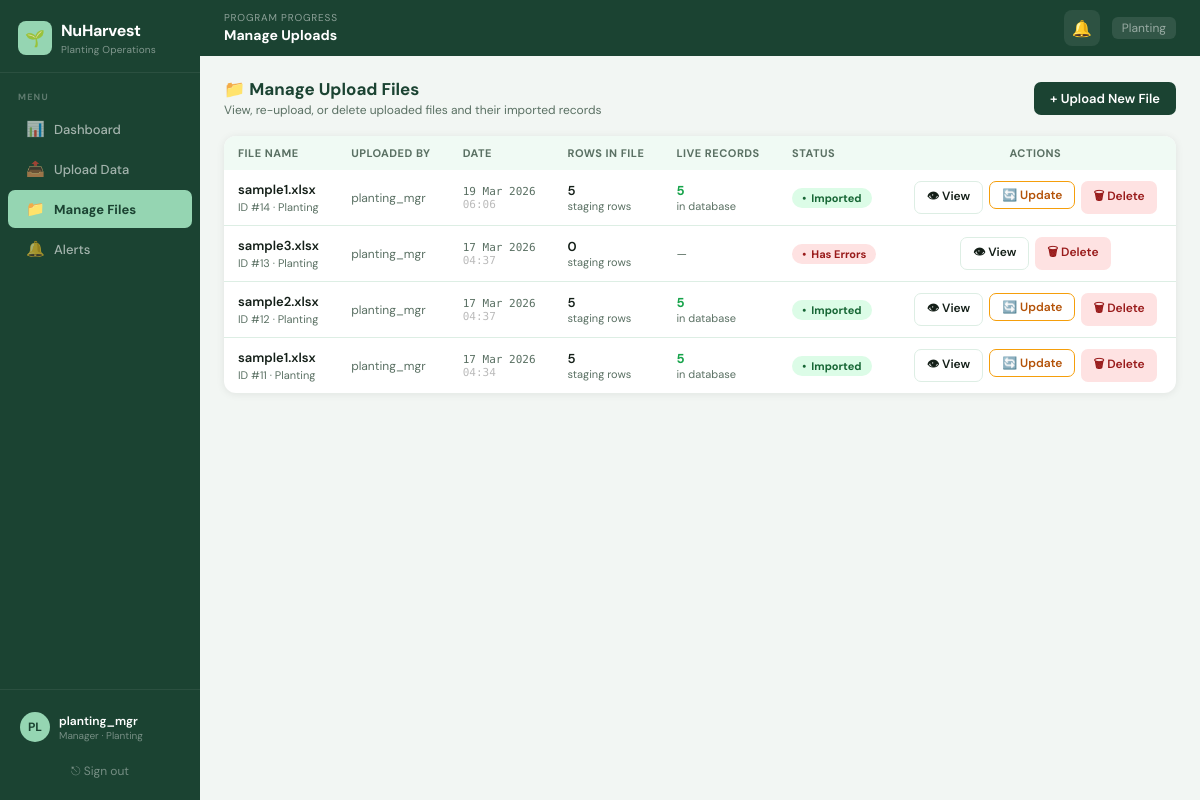
The app's page /upload/manage/ (signed in) with its own data.
### planting/models.py (models this page shows, shortened)
class UserProfile(models.Model):
    ROLES = [
        ("admin",   "Admin"),
        ("manager", "Manager"),
        ("viewer",  "Viewer"),
    ]
    user        = models.OneToOneField(User, on_delete=models.CASCADE, related_name="profile")
    department  = models.ForeignKey(Department, on_delete=models.SET_NULL, null=True, blank=True)
    role        = models.CharField(max_length=20, choices=ROLES, default="viewer")
    can_upload  = models.BooleanField(default=False)
    can_import  = models.BooleanField(default=False)
    can_view_all_departments = models.BooleanField(default=False)

class Department(models.Model):
    name        = models.CharField(max_length=100, unique=True)
    code        = models.CharField(max_length=20,  unique=True)
    description = models.TextField(blank=True)
    colour      = models.CharField(max_length=7, default="#1B4332")
    is_active   = models.BooleanField(default=True)
    created_at  = models.DateTimeField(auto_now_add=True)

class UploadBatch(models.Model):
    STATUS = [("pending","Pending"),("validated","Validated"),("errors","Has Errors"),("imported","Imported")]
    department  = models.ForeignKey(Department, on_delete=models.SET_NULL, null=True, blank=True)
    uploaded_by = models.ForeignKey(User, on_delete=models.SET_NULL, null=True, blank=True)
    filename    = models.CharField(max_length=255)
    uploaded_at = models.DateTimeField(default=timezone.now)
    status      = models.CharField(max_length=20, choices=STATUS, default="pending")
    row_count   = models.IntegerField(default=0)

### planting/views.py (the view)
# urls.py: path('upload/manage/',               views.manage_uploads,          name='manage_uploads'),
@login_required
def manage_uploads(request):
    try:
        profile = request.user.profile
        if not (profile.can_upload or profile.role in ("admin", "manager")):
            messages.error(request, "You don't have permission to manage uploads.")
            return redirect("dashboard")
    except Exception:
        pass
    dept   = _get_user_dept(request)
    notifs = _get_unread_notifications(request)
    qs     = UploadBatch.objects.order_by("-uploaded_at")
    if dept:
        qs = qs.filter(department=dept)
    batches = []
    for b in qs:
        live_count = 0
        if b.status == "imported":
            field_ids  = b.rows.values_list("field_id",    flat=True).distinct()
            week_nums  = b.rows.values_list("week_number", flat=True).distinct()
            seasons    = b.rows.values_list("season",      flat=True).distinct()
            live_count = WeeklyPlanting.objects.filter(
                field_id_ref__in=field_ids,
                week_number__in=[int(w) for w in week_nums if w],
                season__in=seasons,
            ).count()
        batches.append({
            "batch":      b,
            "live_count": live_count,
            "has_live":   b.status == "imported" and live_count > 0,
        })
    return render(request, "planting/manage_uploads.html", {
        "batches":     batches,
        "notifications": notifs,
        "unread_count":  notifs.count(),
        "active_page": "manage",
    })

### planting/views.py (called while the page is built)
def _get_user_dept(request):
    try:
        profile = request.user.profile
        if profile.can_view_all_departments or profile.role == "admin":
            return None
        return profile.department
    except Exception:
        return None

def _get_unread_notifications(request):
    dept = _get_user_dept(request)
    qs   = Notification.objects.filter(is_read=False)
    if dept:
        qs = qs.filter(department=dept)
    return qs.order_by("-created_at")[:20]

### planting/templates/planting/manage_uploads.html (shortened to what this page needs)
{% extends "planting/base.html" %}
{% block topbar_progress %}Manage Uploads{% endblock %}
{% block content %}
<div style="display:flex;align-items:center;justify-content:space-between;margin-bottom:18px">
  <div>
    <div style="font-size:17px;font-weight:700;color:var(--g800)">📁 Manage Upload Files</div>
    <div style="font-size:12px;color:var(--muted);margin-top:2px">
      View, re-upload, or delete uploaded files and their imported records
    </div>
  </div>
  <a href="{% url 'upload_file' %}" class="btn btn-primary">+ Upload New File</a>
</div>
{% if batches %}
<div style="background:var(--white);border-radius:12px;box-shadow:var(--shadow);overflow:hidden">
  <table>
    <thead>
      <tr>
        <th>File Name</th>
        <th>Uploaded By</th>
        <th>Date</th>
        <th>Rows in File</th>
        <th>Live Records</th>
        <th>Status</th>
        <th style="text-align:center">Actions</th>
      </tr>
    </thead>
    <tbody>
      {% for item in batches %}
      {% with b=item.batch %}
      <tr>
        <td>
          <div style="font-weight:600;font-size:13px">{{ b.filename }}</div>
          <div style="font-size:11px;color:var(--muted);margin-top:2px">
            ID #{{ b.id }}
            {% if b.department %} · {{ b.department.name }}{% endif %}
          </div>
        </td>
        <td style="font-size:12px;color:var(--muted)">
          {{ b.uploaded_by.username|default:"—" }}
        </td>
        <td style="font-family:'DM Mono',monospace;font-size:11px;color:var(--muted)">
          {{ b.uploaded_at|date:"d M Y" }}<br>
          <span style="color:#bbb">{{ b.uploaded_at|date:"H:i" }}</span>
        </td>
        <td style="font-weight:600;font-size:13px">
          {{ b.row_count }}
          <div style="font-size:11px;color:var(--muted);font-weight:400">staging rows</div>
        </td>
        <td>
          {% if b.status == "imported" %}
            <span style="font-weight:700;color:var(--status-green);font-size:13px">
              {{ item.live_count }}
            </span>
            <div style="font-size:11px;color:var(--muted)">in database</div>
          {% else %}
            <span style="color:var(--muted);font-size:12px">—</span>
          {% endif %}
        </td>
        <td>
          <span class="pill
            {% if b.status == 'imported' %}pill-GREEN
            {% elif b.status == 'validated' %}pill-ORANGE
            {% elif b.status == 'errors' %}pill-RED
            {% else %}pill-ORANGE{% endif %}">
            {{ b.get_status_display }}
          </span>
        </td>
        <td style="text-align:center">
          <div style="display:flex;gap:6px;justify-content:center;flex-wrap:wrap">
            <a href="{% url 'upload_result' b.id %}" class="btn btn-outline btn-sm"
               title="View validation result and data preview">
              👁 View
            </a>
            {% if b.status == "imported" %}
            <form method="POST" action="{% url 'reupload_batch' b.id %}" style="display:inline">
              <button type="submit" class="btn btn-outline btn-sm"
                      style="border-color:#F59E0B;color:#B45309"
                      title="Upload a corrected file to update these records">
                🔄 Update
              </button>
            </form>
            {% endif %}
            <button class="btn btn-sm"
                    style="background:#FEE2E2;color:#991B1B;border:none"
                    onclick="confirmDelete({{ b.id }}, '{{ b.filename|escapejs }}', {{ item.has_live|yesno:'true,false' }}, {{ item.live_count }})"
                    title="Delete this upload record">
              🗑 Delete
            </button>
          </div>
        </td>
      </tr>
      {% endwith %}
      {% endfor %}
    </tbody>
  </table>
</div>
{% endif %}
{% endblock %}

### planting/templates/planting/base.html (shortened to what this page needs)
{% load static %}
<!DOCTYPE html>
<html lang="en">
<head>
</head>
<body>
<aside class="sidebar">
  <div class="sb-logo">
    <div class="sb-logo-mark">
      <div class="sb-icon">🌱</div>
      <div>
        <div class="sb-name">NuHarvest</div>
        <div class="sb-sub">Planting Operations</div>
      </div>
    </div>
  </div>
  <div class="sb-section">Menu</div>
  <a href="{% url 'dashboard' %}"   class="nav-item {% if active_page == 'dashboard' %}active{% endif %}">
    <span class="ni">📊</span> Dashboard
  </a>
  <a href="{% url 'upload_file' %}" class="nav-item {% if active_page == 'upload' %}active{% endif %}">
    <span class="ni">📤</span> Upload Data
  </a>
  <a href="{% url 'manage_uploads' %}" class="nav-item {% if active_page == 'manage' %}active{% endif %}">
    <span class="ni">📁</span> Manage Files
  </a>
  <a href="{% url 'notifications' %}" class="nav-item {% if active_page == 'notifications' %}active{% endif %}">
    <span class="ni">🔔</span> Alerts
  </a>
  <div class="sb-footer">
    <div class="sb-user">
      <div class="sb-avatar">{{ request.user.username|slice:":2"|upper }}</div>
      <div>
        <div class="sb-uname">{{ request.user.username }}</div>
        <div class="sb-urole">
          {% if request.user.profile %}
            {{ request.user.profile.get_role_display }}
            {% if request.user.profile.department %}
              · {{ request.user.profile.department.name }}
            {% endif %}
          {% else %}User{% endif %}
        </div>
      </div>
    </div>
    <a href="{% url 'logout' %}" class="sb-logout">⎋ Sign out</a>
  </div>
</aside>
<div class="main-wrap">
  <div class="topbar">
    <div class="topbar-left">
      <div class="topbar-prog-label">Program Progress</div>
      <span class="topbar-prog-value">{% block topbar_progress %}—{% endblock %}</span>
    </div>
    <div class="topbar-right">
      <button class="notif-bell" onclick="toggleNotifPanel()" title="Alerts">
        🔔
      </button>
      <div style="font-size:12px;color:rgba(255,255,255,0.5)">
        {% if request.user.profile and request.user.profile.department %}
          <span style="background:rgba(255,255,255,0.1);padding:3px 10px;border-radius:6px">
            {{ request.user.profile.department.name }}
          </span>
        {% endif %}
      </div>
    </div>
  </div>
  <div class="page-body">
    {% block content %}{% endblock %}
  </div>
</div>
</body>
</html>

### planting/templates/planting/base.html (style rules this page uses)
*, *::before, *::after { box-sizing: border-box; margin: 0; padding: 0; }
:root { --g900: #0a1f12; --g800: #1B4332; --g700: #2D6A4F; --g500: #40916C; --g300: #95D5B2; --g100: #D8F3DC; --g50: #F0FAF4; --bg: #F2F6F3; --white: #FFFFFF; --text: #141f18; --muted: #5a7063; --border: #ddeee4; --red: #DC2626; --orange: #D97706; --status-green: #16A34A; --shadow: 0 1px 8px rgba(10,31,18,0.08); --shadow-md: 0 4px 20px rgba(10,31,18,0.10); }
body { font-family:'DM Sans',sans-serif; background:var(--bg); color:var(--text); display:flex; min-height:100vh; }
.sidebar { width:200px; min-height:100vh; background:var(--g800); display:flex; flex-direction:column; position:fixed; top:0; left:0; bottom:0; z-index:200; }
.sb-logo { padding:20px 18px 16px; border-bottom:1px solid rgba(255,255,255,0.07); }
.sb-logo-mark { display:flex; align-items:center; gap:9px; }
.sb-icon { width:34px; height:34px; background:var(--g300); border-radius:8px; display:flex; align-items:center; justify-content:center; font-size:16px; flex-shrink:0; }
.sb-name { font-size:16px; font-weight:700; color:#fff; letter-spacing:-0.3px; }
.sb-sub { font-size:10px; color:rgba(255,255,255,0.45); margin-top:2px; letter-spacing:0.2px; }
.sb-section { padding:18px 18px 6px; font-size:9px; font-weight:700; letter-spacing:1.2px; color:rgba(255,255,255,0.3); text-transform:uppercase; }
.nav-item { display:flex; align-items:center; gap:10px; padding:9px 18px; margin:1px 8px; border-radius:7px; color:rgba(255,255,255,0.6); text-decoration:none; font-size:13px; font-weight:500; transition:all 0.15s; position:relative; }
.nav-item.active { background:var(--g300); color:var(--g800); font-weight:700; }
.nav-item .ni { font-size:15px; width:18px; text-align:center; }
.sb-footer { margin-top:auto; padding:14px 8px; border-top:1px solid rgba(255,255,255,0.07); }
.sb-user { display:flex; align-items:center; gap:9px; padding:8px 12px; border-radius:8px; }
.sb-avatar { width:30px; height:30px; border-radius:50%; background:var(--g300); color:var(--g800); display:flex; align-items:center; justify-content:center; font-size:12px; font-weight:700; flex-shrink:0; }
.sb-uname { font-size:12px; font-weight:600; color:#fff; }
.sb-urole { font-size:10px; color:rgba(255,255,255,0.4); }
.sb-logout { display:block; text-align:center; margin:6px 10px 0; padding:7px; border-radius:7px; color:rgba(255,255,255,0.4); font-size:12px; text-decoration:none; transition:all 0.15s; }
.main-wrap { margin-left:200px; flex:1; display:flex; flex-direction:column; min-height:100vh; }
.topbar { background:var(--g800); color:#fff; padding:0 24px; height:56px; display:flex; align-items:center; gap:16px; position:sticky; top:0; z-index:100; }
.topbar-left { flex:1; }
.topbar-prog-label { font-size:10px; color:rgba(255,255,255,0.5); text-transform:uppercase; letter-spacing:0.8px; }
.topbar-prog-value { font-size:14px; font-weight:700; color:#fff; }
.topbar-right { display:flex; align-items:center; gap:12px; }
.notif-bell { position:relative; cursor:pointer; width:36px; height:36px; border-radius:8px; background:rgba(255,255,255,0.08); display:flex; align-items:center; justify-content:center; font-size:16px; transition:background 0.15s; border:none; color:#fff; }
.page-body { padding:22px 24px; flex:1; }
table { width:100%; border-collapse:collapse; }
thead tr { background:var(--g50); }
th { padding:10px 14px; text-align:left; font-size:11px; font-weight:700; color:var(--muted); text-transform:uppercase; letter-spacing:0.5px; white-space:nowrap; }
td { padding:11px 14px; border-bottom:1px solid var(--border); font-size:13px; }
tr:last-child td { border-bottom:none; }
.pill { display:inline-flex; align-items:center; gap:5px; padding:3px 10px; border-radius:20px; font-size:11px; font-weight:700; white-space:nowrap; }
.pill::before { content:'●'; font-size:7px; }
.pill-GREEN { background:#DCFCE7; color:#166534; }
.pill-RED { background:#FEE2E2; color:#991B1B; }
.btn { display:inline-flex; align-items:center; gap:6px; padding:8px 16px; border-radius:7px; border:none; font-family:inherit; font-size:13px; font-weight:600; cursor:pointer; text-decoration:none; transition:all 0.15s; }
.btn-primary { background:var(--g800); color:#fff; }
.btn-outline { background:transparent; border:1.5px solid var(--border); color:var(--text); }
.btn-sm { padding:5px 12px; font-size:12px; }

### records on screen
UploadBatch: batch.filename "sample1.xlsx", batch.id "14", batch.department.name "Planting", batch.uploaded_by.username "planting_mgr", batch.uploaded_at "19 Mar 2026", batch.uploaded_at "06:06", batch.row_count "5", live_count "5", batch.status "Imported", shows "🔄 Update"
UploadBatch: batch.filename "sample3.xlsx", batch.id "13", batch.department.name "Planting", batch.uploaded_by.username "planting_mgr", batch.uploaded_at "17 Mar 2026", batch.uploaded_at "04:37", batch.row_count "0", batch.status "Has Errors"
UploadBatch: batch.filename "sample2.xlsx", batch.id "12", batch.department.name "Planting", batch.uploaded_by.username "planting_mgr", batch.uploaded_at "17 Mar 2026", batch.uploaded_at "04:37", batch.row_count "5", live_count "5", batch.status "Imported", shows "🔄 Update"
UploadBatch: batch.filename "sample1.xlsx", batch.id "11", batch.department.name "Planting", batch.uploaded_by.username "planting_mgr", batch.uploaded_at "17 Mar 2026", batch.uploaded_at "04:34", batch.row_count "5", live_count "5", batch.status "Imported", shows "🔄 Update"

### other values on screen
{{ request.user.username|slice:":2"|upper }} "PL"
{{ request.user.username }} "planting_mgr"
{{ request.user.profile.get_role_display }} "Manager"
{{ request.user.profile.department.name }} "Planting"
